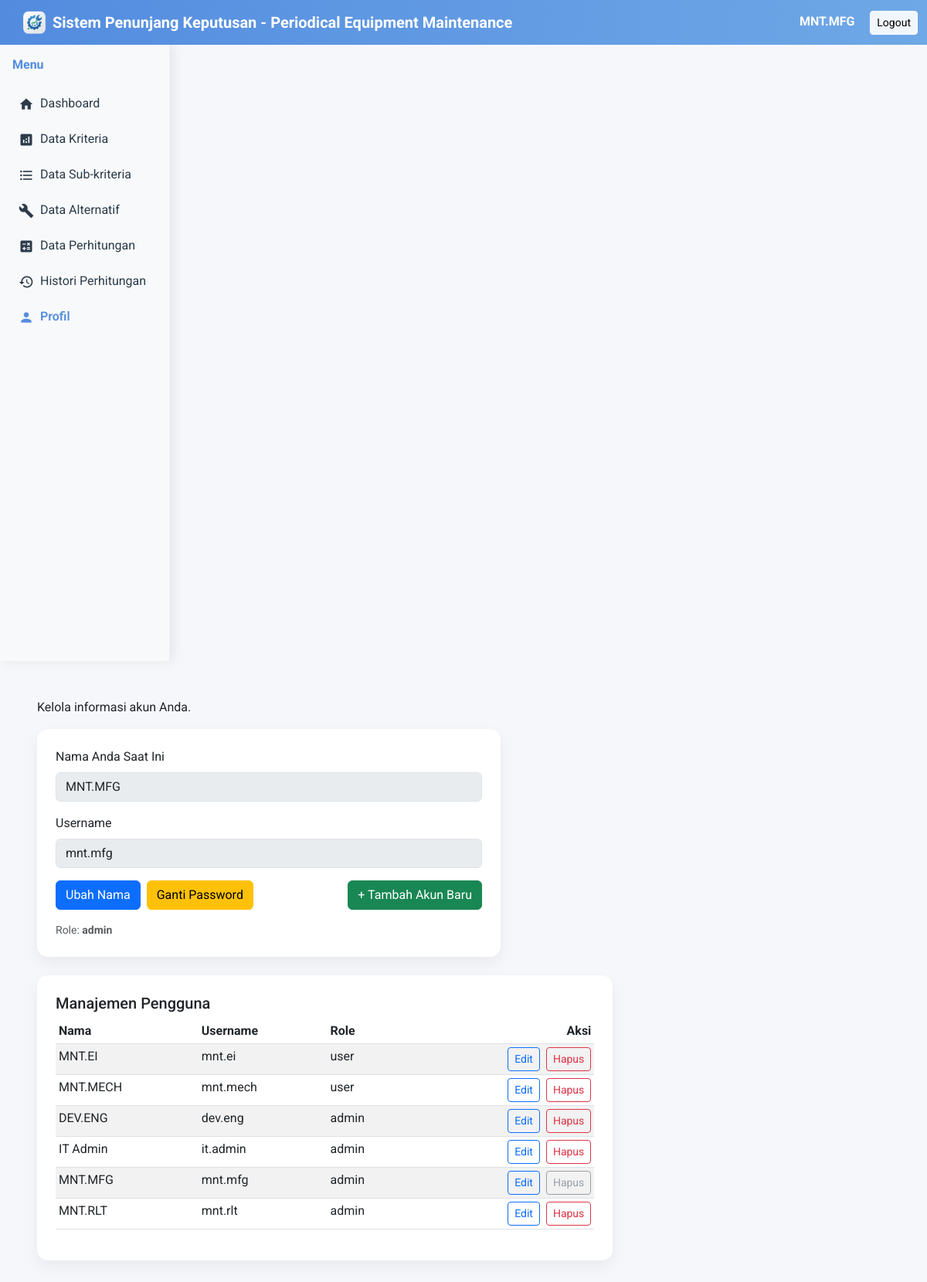
/pages/profil.php (signed in), run on the app's committed database.
### tables this page shows
CREATE TABLE `users` (
  `id_user` varchar(20) NOT NULL,
  `username` varchar(50) NOT NULL,
  `password` varchar(50) NOT NULL,
  `nama_pengguna` varchar(100) NOT NULL,
  `role` enum('admin','user') NOT NULL
);

### pages/profil.php (the view, shortened to what this page needs)
<?php
include('../config/db.php');
include('../includes/header.php');
$id_user = $_SESSION['id_user'];
$role = $_SESSION['role'] ?? 'user';
function get_user($koneksi, $id_user) {
    $stmt = $koneksi->prepare("SELECT id_user, username, nama_pengguna, password, role FROM users WHERE id_user = ?");
    $stmt->bind_param("s", $id_user);
    $stmt->execute();
    $res = $stmt->get_result();
    return $res ? $res->fetch_assoc() : null;
}
$data = get_user($koneksi, $id_user);
if ($role === 'admin') {
  $users = [];
  $res = $koneksi->query("SELECT id_user, username, nama_pengguna, role FROM users ORDER BY role DESC, username ASC");
  if ($res) {
    while ($r = $res->fetch_assoc()) $users[] = $r;
  }
}
?>
<div class="container-fluid">
  <div class="row">
    <?php include('../includes/sidebar.php'); ?>
    <div class="col-10 p-4 page-content">
      <p>Kelola informasi akun Anda.</p>
      <div class="card p-4" style="max-width: 600px;">
        <div class="mb-3">
          <label class="form-label">Nama Anda Saat Ini</label>
          <input type="text" class="form-control" value="<?= htmlspecialchars($data['nama_pengguna'] ?? '') ?>" disabled>
        </div>
        <div class="mb-3">
          <label class="form-label">Username</label>
          <input type="text" class="form-control" value="<?= htmlspecialchars($data['username'] ?? '') ?>" disabled>
        </div>
        <div class="d-flex gap-2 mb-3">
          <button class="btn btn-primary" data-bs-toggle="modal" data-bs-target="#modalNama">Ubah Nama</button>
          <button class="btn btn-warning" data-bs-toggle="modal" data-bs-target="#modalPassword">Ganti Password</button>
          <?php if ($role === 'admin'): ?>
            <button class="btn btn-success ms-auto" data-bs-toggle="modal" data-bs-target="#modalAddAccount">+ Tambah Akun Baru</button>
          <?php endif; ?>
        </div>
        <small class="text-muted">Role: <strong><?= htmlspecialchars($data['role'] ?? $role) ?></strong></small>
      </div>
      <?php if ($role === 'admin'): ?>
        <div class="card p-4 mt-4">
          <h5>Manajemen Pengguna</h5>
          <div class="table-responsive">
            <table class="table table-sm table-striped">
              <thead>
                <tr>
                  <th>Nama</th>
                  <th>Username</th>
                  <th>Role</th>
                  <th class="text-end">Aksi</th>
                </tr>
              </thead>
              <tbody>
                <?php foreach ($users as $u): ?>
                  <tr>
                    <td><?= htmlspecialchars($u['nama_pengguna']) ?></td>
                    <td><?= htmlspecialchars($u['username']) ?></td>
                    <td><?= htmlspecialchars($u['role']) ?></td>
                    <td class="text-end">
                      <button class="btn btn-sm btn-outline-primary me-1 btn-edit-user"
                              data-id="<?= htmlspecialchars($u['id_user']) ?>"
                              data-username="<?= htmlspecialchars($u['username']) ?>"
                              data-name="<?= htmlspecialchars($u['nama_pengguna']) ?>"
                              data-role="<?= htmlspecialchars($u['role']) ?>"
                              >Edit</button>
                      <?php if ($u['id_user'] !== $id_user): ?>
                        <form method="POST" class="d-inline" onsubmit="return confirm('Hapus akun ini?');">
                          <button type="submit" name="delete_user" class="btn btn-sm btn-outline-danger">Hapus</button>
                        </form>
                      <?php else: ?>
                        <button class="btn btn-sm btn-outline-secondary" disabled>Hapus</button>
                      <?php endif; ?>
                    </td>
                  </tr>
                <?php endforeach; ?>
              </tbody>
            </table>
          </div>
        </div>
      <?php endif; ?>
    </div>
  </div>
</div>
<?php include('../includes/footer.php'); ?>

### style.css (style rules this page uses)
body, input, button, select, textarea, .nav, .sidebar, .card, .page-content, .navbar, .btn { font-family: 'Roboto', sans-serif !important; }
.card { word-wrap: break-word; }
:root { --accent-1: #538CDF; --accent-2: #34a0ff; --card-bg: #ffffff; --muted: #6c757d; }
.card, .dash-card { border: none; border-radius: 14px; box-shadow: 0 8px 20px rgba(17, 24, 39, 0.06); transition: transform .18s ease, box-shadow .18s ease }
.page-content { padding: 18px }

### includes/header.php (style rules this page uses)
body { padding-top: 56px; font-family: 'Roboto', sans-serif; background: #f6f7fb; }

### data on the page
users: nama_pengguna "MNT.MFG", username "mnt.mfg", role "admin", shows "Hapus"
users: nama_pengguna "MNT.EI", username "mnt.ei", role "user"
users: nama_pengguna "MNT.MECH", username "mnt.mech", role "user"
users: nama_pengguna "DEV.ENG", username "dev.eng", role "admin"
users: nama_pengguna "IT Admin", username "it.admin", role "admin"
users: nama_pengguna "MNT.RLT", username "mnt.rlt", role "admin"

### other printed values
$displayName "MNT.MFG"
